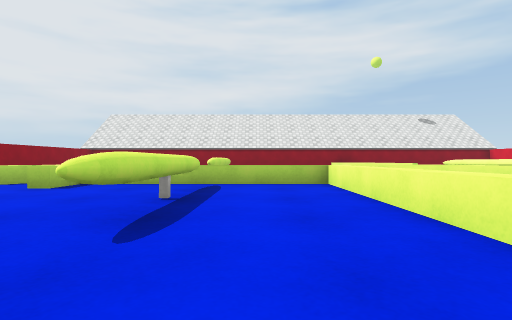
[1] (above)

16 first-person views from a walk through a 3-D level made in the Unity game engine. The camera is 0.26 m above the floor, looks level and sees 80° across. The floor is counted in squares, 0.5 m on a side. Each view is taken from the middle of a square. On the plan, view 1 faces up. The plan holds only what a view shows up to about 9 squares ahead; the rest is blank. The place goes on beyond the plan. The player is left out. Surface patterns are stand-ins for the level's own textures.

[2]
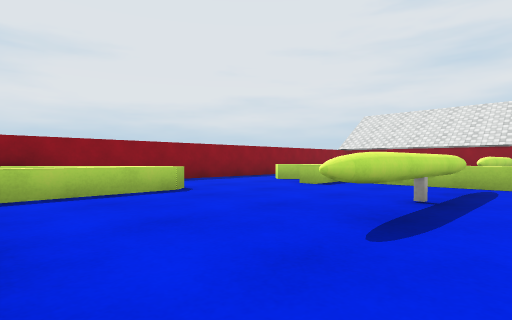

[3]
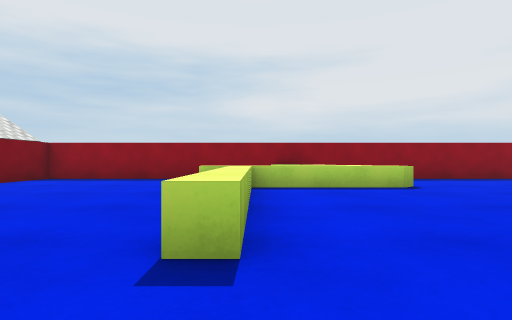

[4]
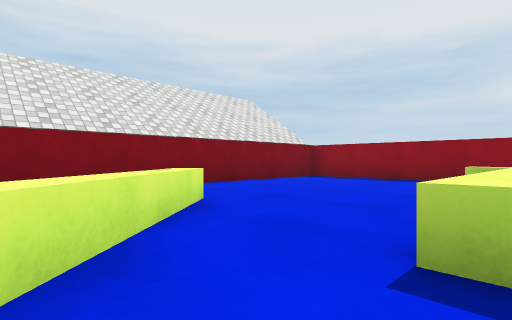

[5]
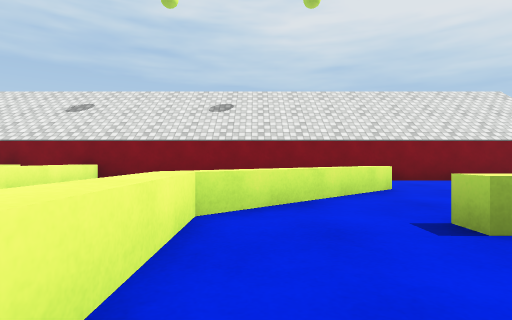

[6]
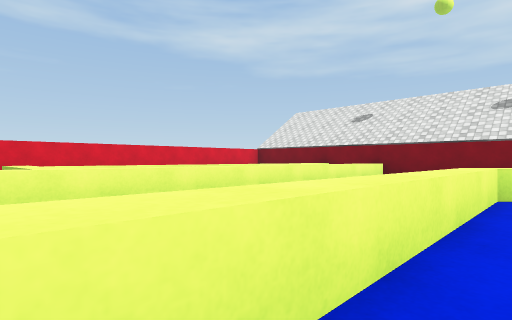

[7]
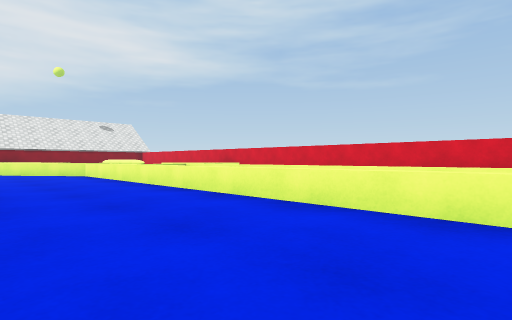

[8]
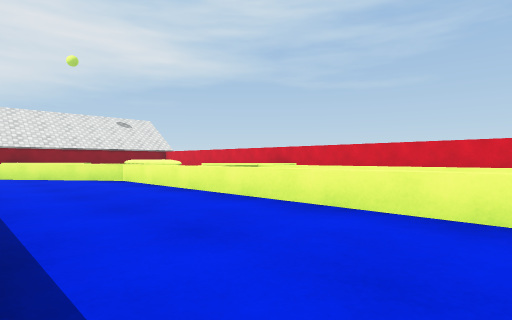

[9]
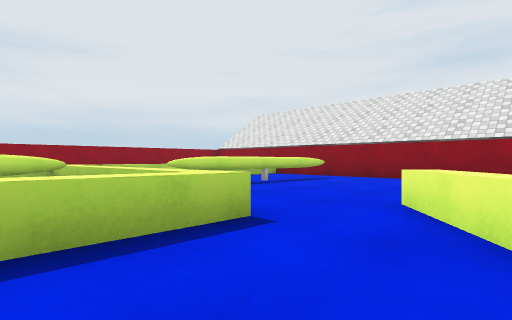

[10]
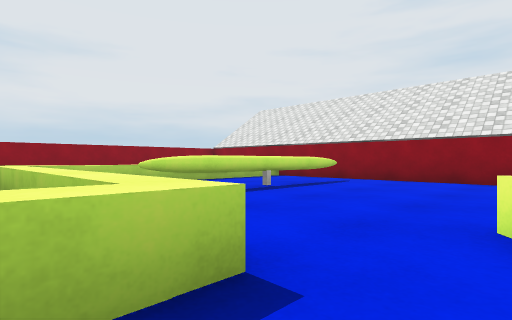

[11]
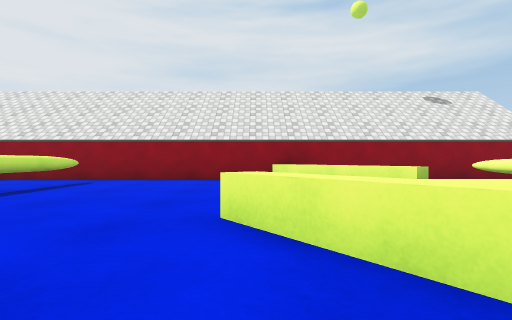

[12]
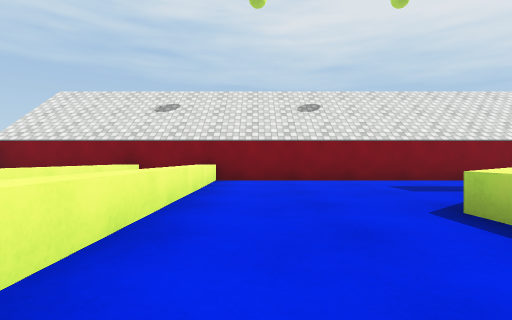

[13]
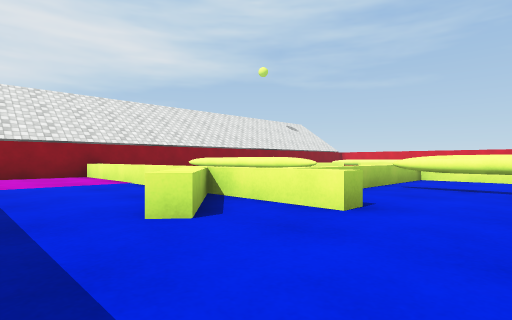

[14]
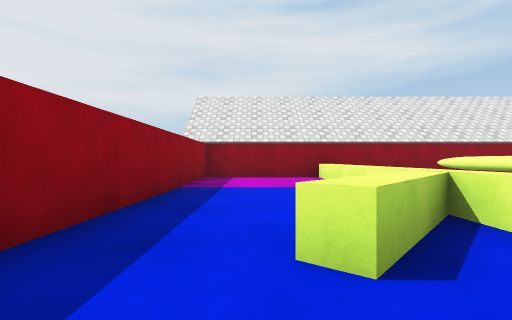

[15]
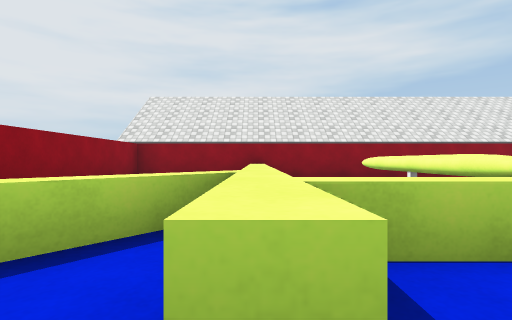

[16]
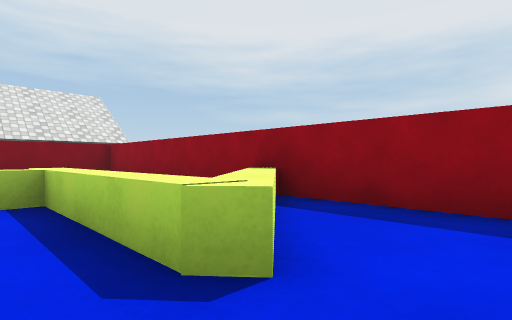

### Floor plan
Key: @ floor where view 1 was taken; # wall or solid block; x gap in a wall; . floor; = window, fence, low wall or low ledge; ^ raised ledge; O other object.
Columns run from 8 left of view 1 to 7 right of it. Each row starts with its distance up from view 1.
 14 ###############
 13 #...=..O... ==#
 12 #...=..O... ===
 11 #...=..O...  ==
 10 #...=  O....
  9 #...=  O.. =#
  8 #..=^  O.. ====
  7 #.========x.===
  6 #..==..O..=..=#
  5 #......O..=..=
  4 #......O..=..=#
  3 #..=...O..=..==^
  2 #.==...O..=..= =
  1 #=x=......=..= =
  0 #  =====@.=..= =
 -1 #  =.....==..= =
 -2 #.......==...= =
 -3 #......==....= =
 -4 #......=.....= =
 -5 #............= =
 -6 ################

Where each view was taken, in squares from view 1:
view 1: 0 up, 0 right, facing up
view 2: 0 up, 0 right, facing up-left
view 3: 0 up, 1 right, facing left
view 4: 0 up, 1 right, facing down-left
view 5: 2 up, 1 right, facing down
view 6: 4 up, 1 right, facing down-right
view 7: 5 down, 2 right, facing up-right
view 8: 2 down, 2 right, facing up-right
view 9: 5 up, 4 right, facing up-left
view 10: 6 up, 3 right, facing up-left
view 11: 6 up, 3 right, facing up
view 12: 2 up, 4 right, facing down
view 13: 4 up, 7 left, facing up-right
view 14: 5 up, 6 left, facing up
view 15: 5 up, 4 left, facing up
view 16: 4 up, 4 left, facing down-left
